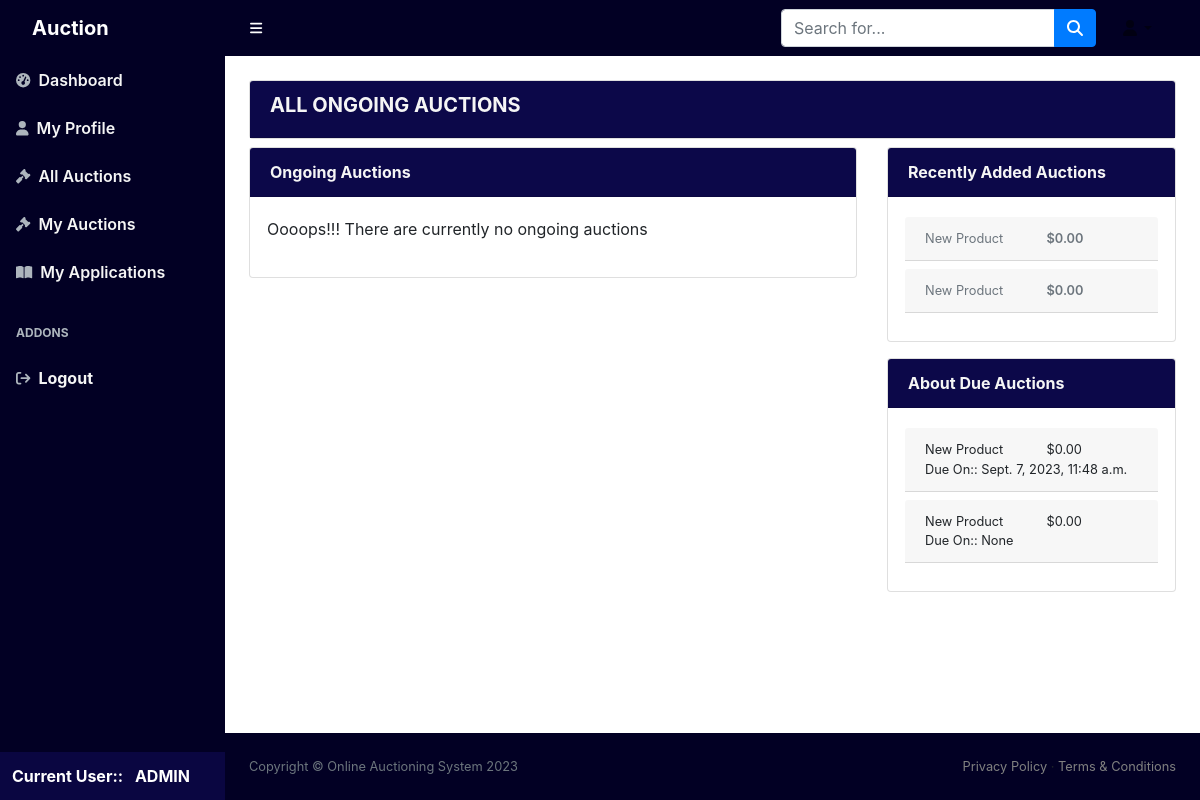
Page /all_auctions/ (signed in) on the earlier database version.
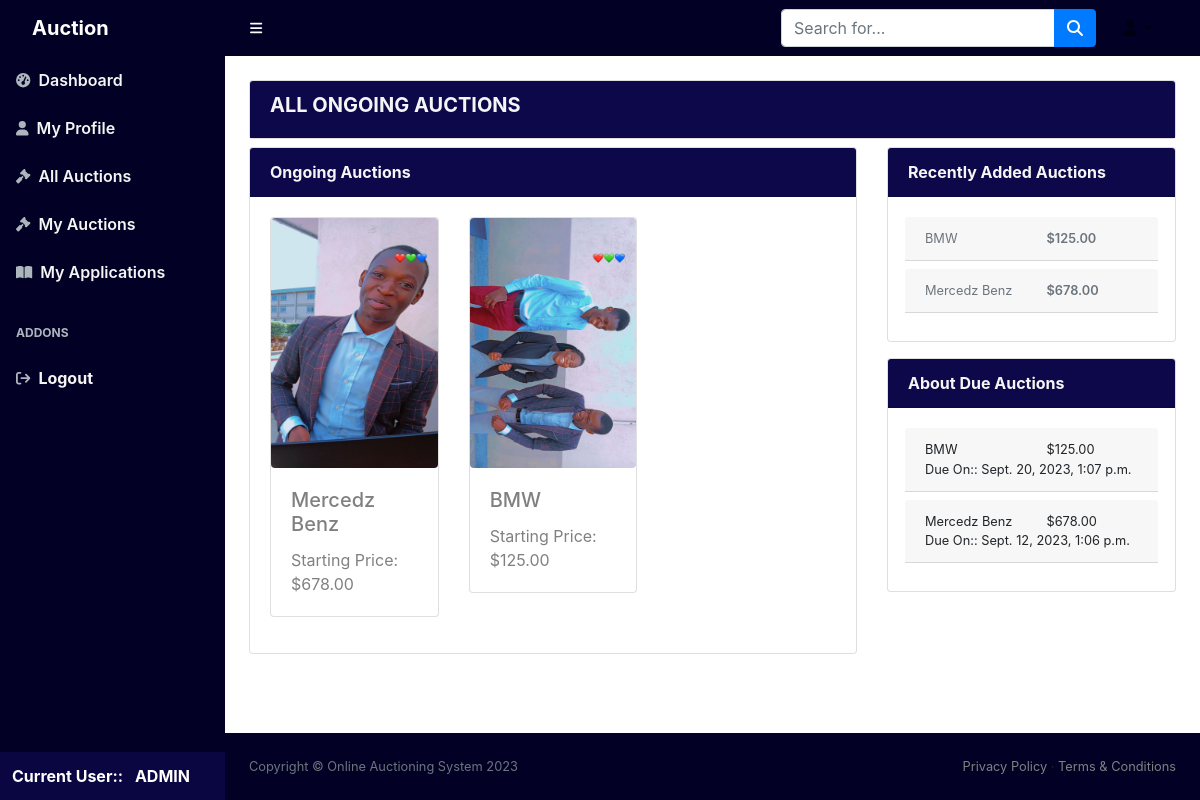
Same page on the later database version.
### core/models.py (models this page shows, shortened)
class Product(models.Model):
    seller = models.ForeignKey(DjangoUser, on_delete=models.CASCADE, null=True)
    name = models.CharField(max_length=255, default="New Product")
    description = models.TextField(null=True)
    start_price = models.DecimalField(max_digits=10, decimal_places=2, default=0)
    end_time = models.DateTimeField(null=True)
    image = models.ImageField(upload_to='product_images/', null=True)

### core/views.py (the view)
# urls.py: path("all_auctions/", views.all_auctions, name="all_auctions"),
@login_required(login_url="login")
def all_auctions(request):
    all_products = models.Product.objects.all()
    recent_products = models.Product.objects.order_by('-id')[:5]
    current_time = timezone.now()
    ongoing_auctions = all_products.filter(end_time__gt=current_time)
    return render(request, "core/all_auctions.html", {
        "all_products": all_products,
        "recent_products": recent_products,
        "ongoing_auctions": ongoing_auctions,
    })

### templates/core/all_auctions.html (shortened to what this page needs)
{% extends 'base.html' %}
{%block body%}
<div class="container-fluid p-4">
    <div class="card">
        <div class="card-header bg-darkblue">
            <h5 style="color: whitesmoke;" class="fw-bold">ALL ONGOING AUCTIONS</h5>
        </div>
    </div>
    <div class="row my-2 gap-2 gap-md-0">
        <div class="col-md-8">
            <div class="card">
                <div class="card-header bg-darkblue">
                    <span style="color: whitesmoke;" class="fw-bold">Ongoing Auctions</span>
                </div>
                <div class="card-body">
                    <div class="row">
                        {% if ongoing_auctions %}
                        {% for product in ongoing_auctions %}
                        <div class="col-12 col-sm-6 col-md-4">
                            <div class="card mb-3">
                                <a href="{% url 'product_details' product.id %}">
                                    {% if product.image %}
                                    <img src="{{ product.image.url }}" alt="{{ product.name }}"
                                        class="card-img-top image-small image-medium image-large rounded">
                                    {% else %}
                                    <p>No image available</p>
                                    {% endif %}
                                    <div class="card-body">
                                        <h5 class="card-title">{{ product.name }}</h5>
                                        <p class="card-text">Starting Price: ${{ product.start_price }}</p>
                                    </div>
                                </a>
                            </div>
                        </div>
                        {% endfor %}
                        {% else %}
                        <p>Oooops!!! There are currently no ongoing auctions</p>
                        {% endif %}
                    </div>
                </div>
            </div>
        </div>
        <div class="col-md-4 sticky-form-container">
            <div class="card mb-3">
                <div class="card-header bg-darkblue">
                    <span style="color: whitesmoke;" class="fw-bold">Recently Added Auctions</span>
                </div>
                <div class="card-body">
                    <div class="row">
                        {% for product in recent_products %}
                        <div class="">
                            <div class="card-header mb-2">
                                <a href="{% url 'product_details' product.id %}">
                                    <div class="row small">
                                        <div class="col-6 text-secondary">{{ product.name }}</div>
                                        <div class="col-6 text-secondary fw-semibold">${{ product.start_price }}</div>
                                    </div>
                                </a>
                            </div>
                        </div>
                        {% endfor %}
                    </div>
                </div>
            </div>
            <div class="card">
                <div class="card-header bg-darkblue">
                    <span style="color: whitesmoke;" class="fw-bold">About Due Auctions</span>
                </div>
                <div class="card-body">
                    <div class="row">
                        {% for product in recent_products %}
                        <div class="">
                            <div class="card-header mb-2 small">
                                <div class="row">
                                    <div class="col-6">{{ product.name }}</div>
                                    <div class="col-6">${{ product.start_price }}</div>
                                </div>
                                <div>Due On:: <span>{{ product.end_time }}</span></div>
                            </div>
                        </div>
                        {% endfor %}
                    </div>
                </div>
            </div>
        </div>
    </div>
</div>
{% endblock body %}

### templates/base.html (shortened to what this page needs)
{% load static %}
<!DOCTYPE html>
<html lang="en">
<head>
    <link rel="stylesheet" href="https://maxcdn.bootstrapcdn.com/bootstrap/4.5.2/css/bootstrap.min.css">
    <link href="{% static 'css/styles.css' %}" rel="stylesheet" />
    <link href="{% static 'css/styles-custom.css' %}" rel="stylesheet" />
    <link rel="stylesheet" href="https://cdn.jsdelivr.net/npm/bootstrap@4.0.0/dist/css/bootstrap.min.css"
>
</head>
<body class="sb-nav-fixed">
    <nav class="sb-topnav navbar navbar-expand navbar-light sidebar-background">
        <a class="navbar-brand ps-3 fw-bolder text-white" href="#">Auction</a>
        <button class="btn btn-link btn-sm order-1 order-lg-0 me-4 me-lg-0" id="sidebarToggle" href="#!"><i
                class="fas fa-bars text-white"></i></button>
        <form class="d-none d-md-inline-block form-inline ms-auto me-0 me-md-3 my-2 my-md-0">
            <div class="input-group">
                <input class="form-control" type="text" placeholder="Search for..." aria-label="Search for..."
                    aria-describedby="btnNavbarSearch" />
                <button class="btn btn-primary" id="btnNavbarSearch" type="button"><i
                        class="fas fa-search"></i></button>
            </div>
        </form>
        <ul class="navbar-nav ms-auto ms-md-0 me-3 me-lg-4 sidebar-background">
            <li class="nav-item dropdown">
                <a class="nav-link dropdown-toggle " id="navbarDropdown" href="#" role="button"
                    data-bs-toggle="dropdown" aria-expanded="false"><i class="fas fa-user fa-fw"></i></a>
            </li>
        </ul>
    </nav>
    <div id="layoutSidenav">
        <div id="layoutSidenav_nav">
            <nav class="sb-sidenav accordion sb-sidenav-light sidebar-background" id="sidenavAccordion">
                <div class="sb-sidenav-menu">
                    <div class="nav">
                        <a class="nav-link" href="{% url 'dashboard' %}">
                            <div class="sb-nav-link-icon"><i class="fas fa-tachometer-alt"></i></div>
                            <span class="fw-semibold" style="color: whitesmoke;">Dashboard</span>
                        </a>
                        <a class="nav-link" href="{% url 'my_profile' %}">
                            <div class="sb-nav-link-icon"><i class="fa fa-user"></i></div>
                            <span class=" fw-semibold" style="color: whitesmoke;">My Profile</span>
                        </a>
                        <a class="nav-link" href="{% url 'all_auctions' %}">
                            <div class="sb-nav-link-icon"><i class="fas fa-gavel"></i></div>
                            <span class="fw-semibold" style="color: whitesmoke;">All Auctions</span>
                        </a>
                        <a class="nav-link" href="{% url 'my_auctions' %}">
                            <div class="sb-nav-link-icon"><i class="fas fa-gavel"></i></div>
                            <span class="fw-semibold" style="color: whitesmoke;">My Auctions</span>
                        </a>
                        <a class="nav-link" href="{% url 'my_applications' %}">
                            <div class="sb-nav-link-icon"><i class="fas fa-book-open"></i></div>
                            <span class="fw-semibold" style="color: whitesmoke;">My Applications</span>
                        </a>
                        <div class="sb-sidenav-menu-heading">Addons</div>
                        <a class="nav-link" href="{% url 'logout' %}">
                            <div class="sb-nav-link-icon"><i class="fas fa-sign-out"></i></div>
                            <span class="fw-bold" style="color: whitesmoke;">Logout</span>
                        </a>
                    </div>
                </div>
                <div class="sb-sidenav-footer bg-user text-white">
                    {% if request.user.is_authenticated %}
                    <div class="fw-bold ">Current User:: <span class="ms-2">{{ request.user | upper }}</span> </div>
                    {% endif %}
                </div>
            </nav>
        </div>
        <div id="layoutSidenav_content">
            {%block body%}
            {% endblock body %}
            <footer class="py-4 sidebar-background mt-auto">
                <div class="container-fluid px-4">
                    <div class="d-flex align-items-center justify-content-between small">
                        <div class="text-muted">Copyright &copy; Online Auctioning System 2023</div>
                        <div>
                            <a href="#">Privacy Policy</a>
                            &middot;
                            <a href="#">Terms &amp; Conditions</a>
                        </div>
                    </div>
                </div>
            </footer>
        </div>
    </div>
</body>
</html>

### templates/base.html (style rules this page uses)
.sb-sidenav-menu .nav-link { color: gray; transition: background-color 0.5s ease, color 0.3s ease, text-decoration 0.3s ease; cursor: pointer; text-decoration: none; }
.sidebar-background { background: rgb(2, 0, 36); background: linear-gradient(90deg, rgba(2, 0, 36, 1) 0% 100%); }
.bg-darkblue { background: linear-gradient(90deg, rgb(12, 8, 73) 0% 100%); }
.bg-user { background: linear-gradient(90deg, rgb(10, 6, 65) 0% 100%); }
img { max-width: 100%; }
@media (min-width: 992px) { .image-large { width: 300px; height: 250px; } }
.sticky-form-container { position: sticky; top: 70px; z-index: 1; }
a { text-decoration: none; color: gray; }

Differences in the rows shown:
removed Product: name "New Product", start_price "0.00", end_time "Sept. 7, 2023, 11:48 a.m."
removed Product: name "New Product", start_price "0.00", end_time "None"
added Product: image (picture), name "Mercedz Benz", start_price "678.00", end_time "Sept. 12, 2023, 1:06 p.m."
added Product: image (picture), name "BMW", start_price "125.00", end_time "Sept. 20, 2023, 1:07 p.m."
Other differences:
text no longer shown: "Oooops!!! There are currently no ongoing auctions"
